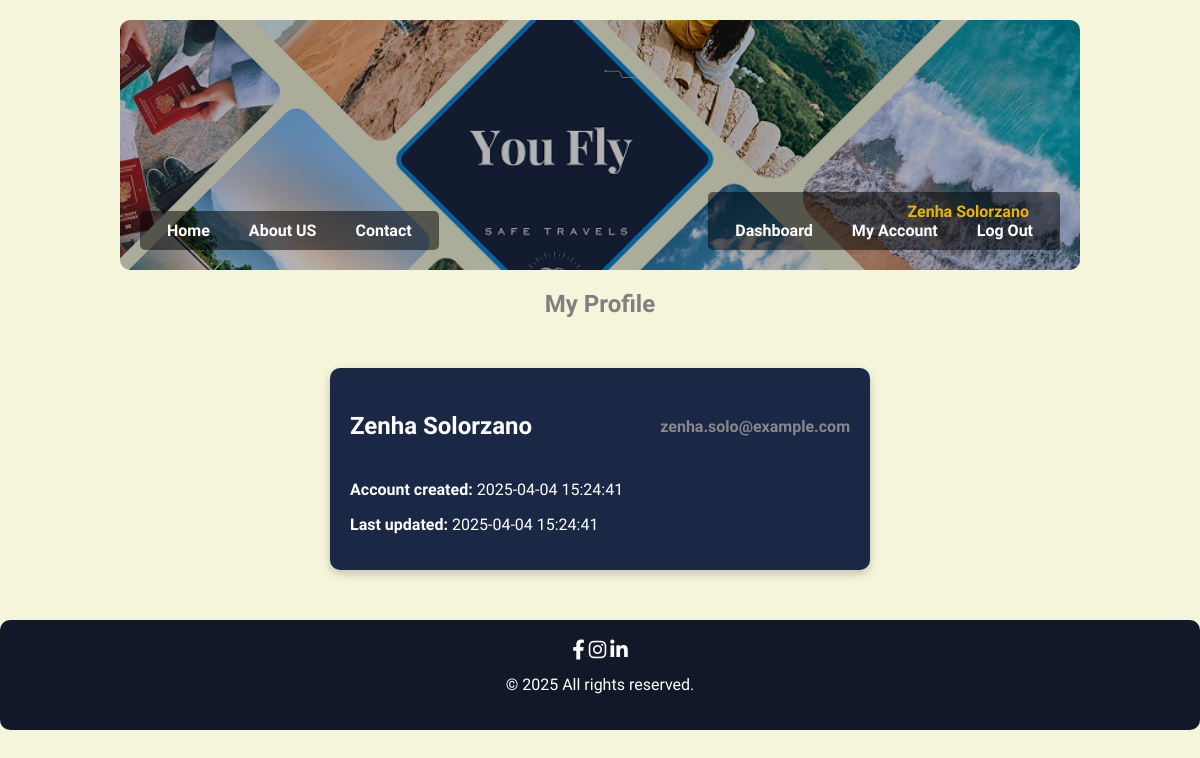
/pages/account.php (signed in), run on an earlier commit of the app's database.
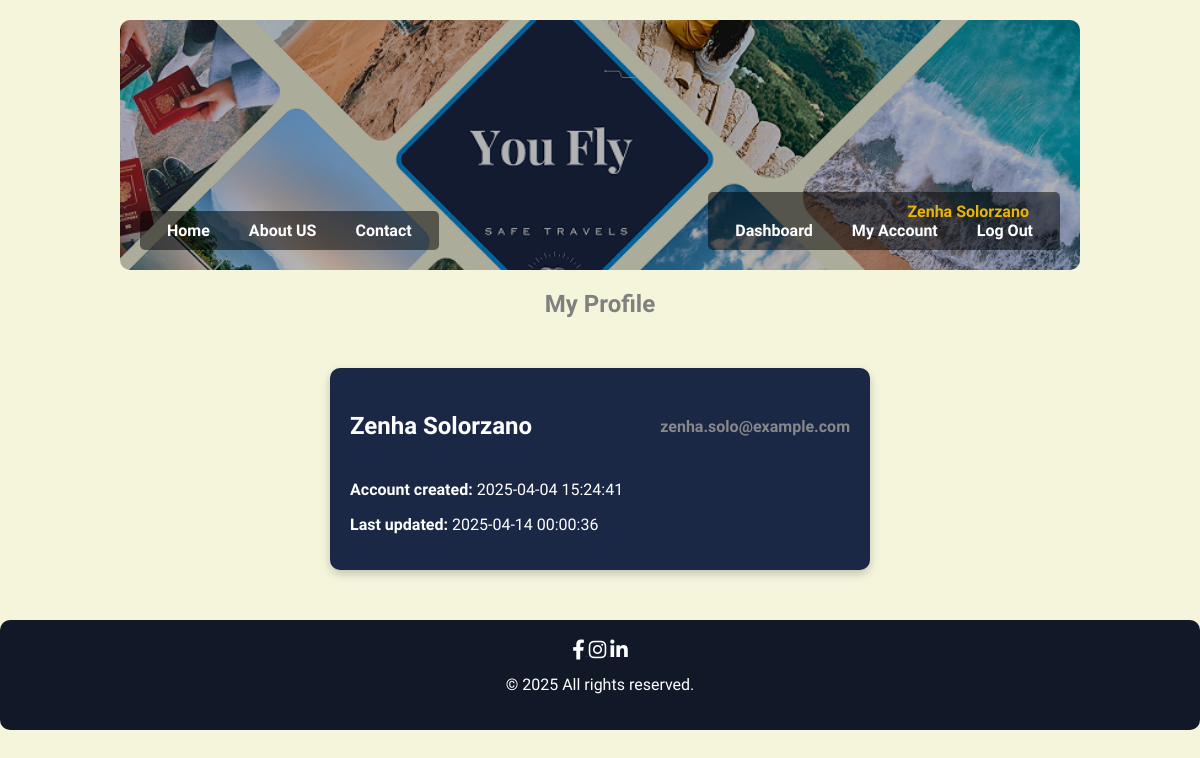
And on a later commit of the database.
### tables this page shows
CREATE TABLE `users` (
  `user_id` int(11) NOT NULL,
  `fullname` varchar(250) NOT NULL,
  `email` varchar(100) NOT NULL,
  `password` varchar(255) NOT NULL,
  `created_at` datetime DEFAULT current_timestamp(),
  `updated_at` datetime DEFAULT current_timestamp() ON UPDATE current_timestamp()
);

### pages/account.php (the view, shortened to what this page needs)
<?php
include '../includes/db.php';
$user_id = $_SESSION['user_id'] ?? null;
include '../includes/header-member.php';
$sql = "SELECT fullname, email, created_at, updated_at FROM users WHERE user_id = :user_id";
$stmt = $pdo->prepare($sql);
$stmt->execute(['user_id' => $user_id]);
$user = $stmt->fetch();
?>
<link rel="stylesheet" href="../css/main.css">
<div class="register-container_dash_account">
    <h2>My Profile</h2>
    <?php if (!$user): ?>
        <div class="no-flights_account">
            <h1>User not found</h1>
        </div>
    <?php else: ?>
        <div class="flight-card_account">
            <div class="card-header_account">
                <h3 class="name_account"><?= htmlspecialchars($user['fullname']) ?></h3>
                <p class="price_account"><?= htmlspecialchars($user['email']) ?></p>
            </div>
            <div class="card-body_account">
                <p><strong>Account created:</strong> <?= htmlspecialchars($user['created_at']) ?></p>
                <p><strong>Last updated:</strong> <?= htmlspecialchars($user['updated_at']) ?></p>
            </div>
        </div>
    <?php endif; ?>
</div>
<?php include '../includes/footer.php'; ?>

What changed in the data, as far as the page shows it:
changed users "Zenha Solorzano": updated_at "2025-04-04 15:24:41" → "2025-04-14 00:00:36"
